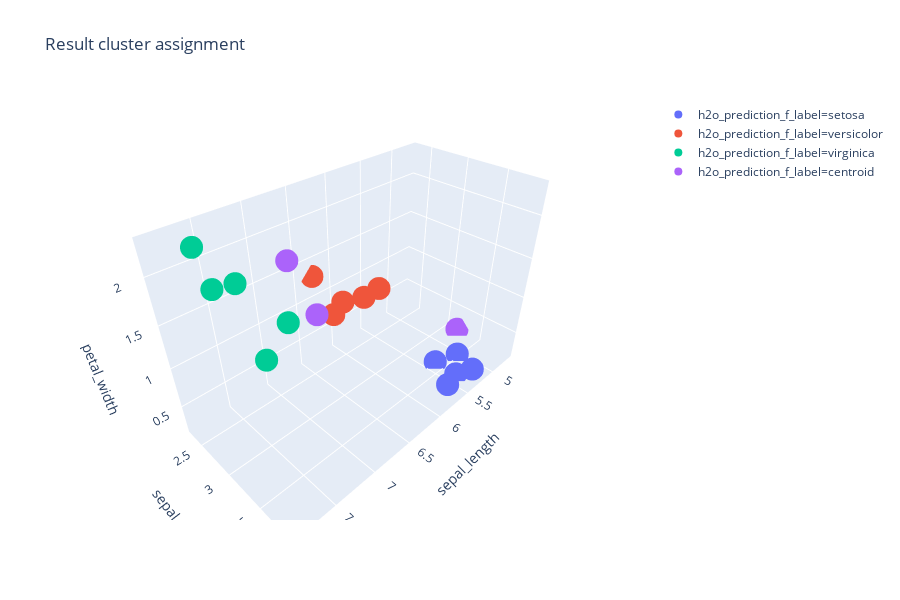
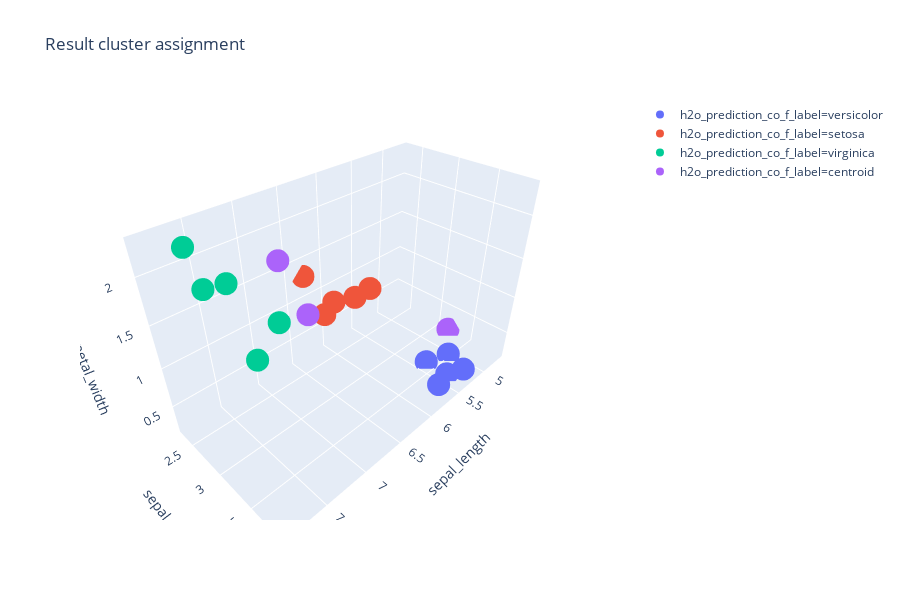

The code cell stored with these charts, in order, in its notebook:
### Code cell
fig = px.scatter_3d(iris, x='sepal_length', y='sepal_width', z='petal_width', color='h2o_prediction_f_label', title='Result cluster assignment')
fig.show()

fig = px.scatter_3d(iris, x='sepal_length', y='sepal_width', z='petal_width', color='h2o_prediction_co_f_label', title='Result cluster assignment')
fig.show()

### Figure 1 — Plotly figure (JSON) as saved in the notebook; plotly's stock layout.template omitted (floating-point values rounded to 4 significant figures)
{"data": [{"hoverlabel": {"namelength": 0}, "hovertemplate": "h2o_prediction_f_label=setosa<br>sepal_length=%{x}<br>sepal_width=%{y}<br>petal_width=%{z}", "legendgroup": "h2o_prediction_f_label=setosa", "marker": {"color": "#636efa", "symbol": "circle"}, "mode": "markers", "name": "h2o_prediction_f_label=setosa", "scene": "scene", "showlegend": true, "type": "scatter3d", "x": [5.1, 5.4, 5.4, 5.7, 5.4], "y": [3.5, 3.9, 3.7, 3.8, 3.4], "z": [0.2, 0.4, 0.2, 0.3, 0.2]}, {"hoverlabel": {"namelength": 0}, "hovertemplate": "h2o_prediction_f_label=versicolor<br>sepal_length=%{x}<br>sepal_width=%{y}<br>petal_width=%{z}", "legendgroup": "h2o_prediction_f_label=versicolor", "marker": {"color": "#EF553B", "symbol": "circle"}, "mode": "markers", "name": "h2o_prediction_f_label=versicolor", "scene": "scene", "showlegend": true, "type": "scatter3d", "x": [6.4, 6.3, 6.7, 6.4, 6.3], "y": [3.2, 3.3, 3.1, 2.9, 2.3], "z": [1.5, 1.6, 1.4, 1.3, 1.3]}, {"hoverlabel": {"namelength": 0}, "hovertemplate": "h2o_prediction_f_label=virginica<br>sepal_length=%{x}<br>sepal_width=%{y}<br>petal_width=%{z}", "legendgroup": "h2o_prediction_f_label=virginica", "marker": {"color": "#00cc96", "symbol": "circle"}, "mode": "markers", "name": "h2o_prediction_f_label=virginica", "scene": "scene", "showlegend": true, "type": "scatter3d", "x": [7.6, 7.7, 7.7, 7.7, 7.9], "y": [3, 3.8, 2.6, 2.8, 3.8], "z": [2.1, 2.2, 2.3, 2, 2]}, {"hoverlabel": {"namelength": 0}, "hovertemplate": "h2o_prediction_f_label=centroid<br>sepal_length=%{x}<br>sepal_width=%{y}<br>petal_width=%{z}", "legendgroup": "h2o_prediction_f_label=centroid", "marker": {"color": "#ab63fa", "symbol": "circle"}, "mode": "markers", "name": "h2o_prediction_f_label=centroid", "scene": "scene", "showlegend": true, "type": "scatter3d", "x": [4.7, 6.9, 7.1], "y": [3.2, 3.1, 3], "z": [0.2, 1.5, 2.1]}], "layout": {"height": 600, "legend": {"tracegroupgap": 0}, "scene": {"domain": {"x": [0, 1], "y": [0, 1]}, "xaxis": {"title": {"text": "sepal_length"}}, "yaxis": {"title": {"text": "sepal_width"}}, "zaxis": {"title": {"text": "petal_width"}}}, "title": {"text": "Result cluster assignment"}}}

### Figure 2 — Plotly figure (JSON) as saved in the notebook; plotly's stock layout.template omitted (floating-point values rounded to 4 significant figures)
{"data": [{"hoverlabel": {"namelength": 0}, "hovertemplate": "h2o_prediction_co_f_label=versicolor<br>sepal_length=%{x}<br>sepal_width=%{y}<br>petal_width=%{z}", "legendgroup": "h2o_prediction_co_f_label=versicolor", "marker": {"color": "#636efa", "symbol": "circle"}, "mode": "markers", "name": "h2o_prediction_co_f_label=versicolor", "scene": "scene", "showlegend": true, "type": "scatter3d", "x": [5.1, 5.4, 5.4, 5.7, 5.4], "y": [3.5, 3.9, 3.7, 3.8, 3.4], "z": [0.2, 0.4, 0.2, 0.3, 0.2]}, {"hoverlabel": {"namelength": 0}, "hovertemplate": "h2o_prediction_co_f_label=setosa<br>sepal_length=%{x}<br>sepal_width=%{y}<br>petal_width=%{z}", "legendgroup": "h2o_prediction_co_f_label=setosa", "marker": {"color": "#EF553B", "symbol": "circle"}, "mode": "markers", "name": "h2o_prediction_co_f_label=setosa", "scene": "scene", "showlegend": true, "type": "scatter3d", "x": [6.4, 6.3, 6.7, 6.4, 6.3], "y": [3.2, 3.3, 3.1, 2.9, 2.3], "z": [1.5, 1.6, 1.4, 1.3, 1.3]}, {"hoverlabel": {"namelength": 0}, "hovertemplate": "h2o_prediction_co_f_label=virginica<br>sepal_length=%{x}<br>sepal_width=%{y}<br>petal_width=%{z}", "legendgroup": "h2o_prediction_co_f_label=virginica", "marker": {"color": "#00cc96", "symbol": "circle"}, "mode": "markers", "name": "h2o_prediction_co_f_label=virginica", "scene": "scene", "showlegend": true, "type": "scatter3d", "x": [7.6, 7.7, 7.7, 7.7, 7.9], "y": [3, 3.8, 2.6, 2.8, 3.8], "z": [2.1, 2.2, 2.3, 2, 2]}, {"hoverlabel": {"namelength": 0}, "hovertemplate": "h2o_prediction_co_f_label=centroid<br>sepal_length=%{x}<br>sepal_width=%{y}<br>petal_width=%{z}", "legendgroup": "h2o_prediction_co_f_label=centroid", "marker": {"color": "#ab63fa", "symbol": "circle"}, "mode": "markers", "name": "h2o_prediction_co_f_label=centroid", "scene": "scene", "showlegend": true, "type": "scatter3d", "x": [4.7, 6.9, 7.1], "y": [3.2, 3.1, 3], "z": [0.2, 1.5, 2.1]}], "layout": {"height": 600, "legend": {"tracegroupgap": 0}, "scene": {"domain": {"x": [0, 1], "y": [0, 1]}, "xaxis": {"title": {"text": "sepal_length"}}, "yaxis": {"title": {"text": "sepal_width"}}, "zaxis": {"title": {"text": "petal_width"}}}, "title": {"text": "Result cluster assignment"}}}
